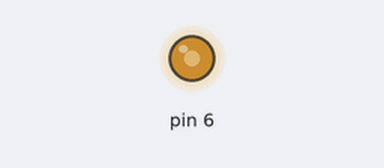
Simulated run of this sketch. Board: Arduino Uno, built with avr-gcc and run on an emulated ATmega328P. On the bench: output pins drawn as LEDs (lit = HIGH).

Above: at 0.1 s.
Timing chart, 0 to 1.6 s (numbered marks = the images above):
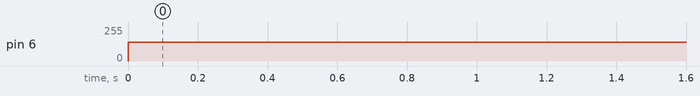

The sketch:

02_I2C_Testing_slave.ino
```cpp
#include <Wire.h>

#define SLAVE_ADDRESS 0x04

struct SensorData {
  int sensor01;
  //int sensor02; // This line is commented out until we add more sensors
};

SensorData sdata; // Declaring sensor data variable at global scope

void setup() {
  Serial.begin(9600);
  pinMode(14, INPUT);
  //pinMode(18, INPUT); // This line can be commented out if you're not using sensor02
  pinMode(6, OUTPUT);
  Wire.begin(SLAVE_ADDRESS); // join i2c bus as slave with address 0x04
  Wire.onRequest(requestEvent); // Register the requestEvent function
}

void loop() {
  if (sdata.sensor01 == 0){
    analogWrite(6, 140);
  } else {
    analogWrite(6, 0);
  }
}

void requestEvent() {
  sdata.sensor01 = digitalRead(14);
  //sdata.sensor02 = digitalRead(18); // This line can be commented out if you're not using sensor02
  Serial.println(sdata.sensor01);
  Wire.write((byte*)&sdata, sizeof(sdata));
}
```

Measured:
- by itself, pin 6: 0/255 → 140/255 at 0.00 s
